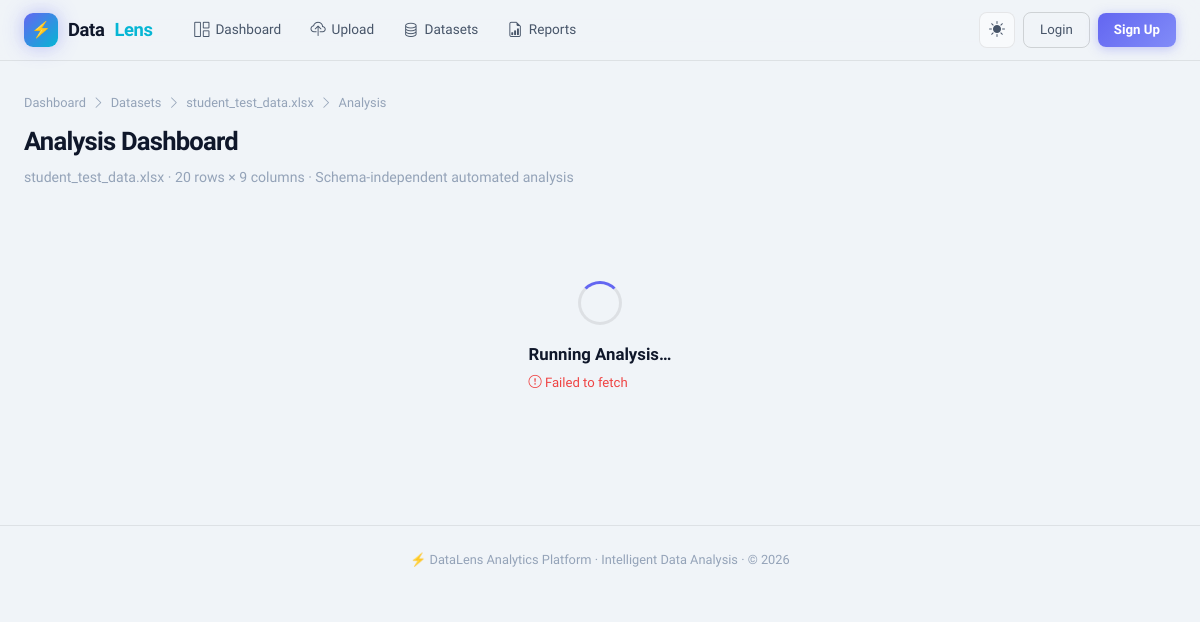
Screenshot of /analyze/1 with the database file from the repository.
### app.py (models this page shows)
class Dataset(db.Model):
    id          = db.Column(db.Integer, primary_key=True)
    uid         = db.Column(db.String(36), unique=True, default=lambda: str(uuid.uuid4()))
    name        = db.Column(db.String(255), nullable=False)
    file_type   = db.Column(db.String(20))
    num_rows    = db.Column(db.Integer)
    num_cols    = db.Column(db.Integer)
    file_size   = db.Column(db.Float)          # MB
    file_path   = db.Column(db.String(512))
    description = db.Column(db.Text, default='')
    uploaded_at = db.Column(db.DateTime, default=datetime.utcnow)
    user_id     = db.Column(db.Integer, db.ForeignKey('user.id'), nullable=True)
    reports     = db.relationship('Report', backref='dataset', lazy=True, cascade='all,delete-orphan')

### app.py (the view)
@app.route('/analyze/<int:dataset_id>')
def analyze(dataset_id):
    user = current_user()
    dataset = db.session.get(Dataset, dataset_id)
    if not dataset:
        flash('Dataset not found.', 'error')
        return redirect(url_for('datasets'))
    return render_template('analyze.html', dataset=dataset, user=user)

### app.py (called while the page is built)
def current_user():
    uid = session.get('user_id')
    return db.session.get(User, uid) if uid else None

### templates/analyze.html (shortened to what this page needs)
{% extends 'base.html' %}
{% block content %}
<div class="page-header">
  <div class="breadcrumb">
    <a href="/">Dashboard</a><i class="bi bi-chevron-right"></i>
    <a href="/datasets">Datasets</a><i class="bi bi-chevron-right"></i>
    <a href="/preview/{{ dataset.id }}">{{ dataset.name }}</a><i class="bi bi-chevron-right"></i>
    <span>Analysis</span>
  </div>
  <div class="flex-between flex-wrap gap-md">
    <div>
      <h1 class="page-title">Analysis Dashboard</h1>
      <p class="page-sub">{{ dataset.name }} · {{ '{:,}'.format(dataset.num_rows) }} rows × {{ dataset.num_cols }} columns · Schema-independent automated analysis</p>
    </div>
  </div>
</div>
<div id="loadingState">
  <div class="loading-state">
    <div class="spinner"></div>
    <div>
      <div class="font-bold" style="font-size:1.05rem;margin-bottom:4px">Running Analysis…</div>
      <div class="text-muted text-sm" id="loadMsg">Detecting schema and column types</div>
    </div>
    <div style="width:280px">
      <div class="progress-wrap" style="height:4px"><div class="progress-bar" id="loadBar" style="width:0%;height:4px;background:linear-gradient(90deg,var(--indigo),var(--cyan));border-radius:99px;transition:width .4s ease"></div></div>
    </div>
  </div>
</div>
{% endblock %}

### templates/base.html (style rules this page uses)
:root { --font: 'Sora', sans-serif; --mono: 'JetBrains Mono', monospace; --indigo: #6366f1; --indigo-light:#818cf8; --indigo-dim: rgba(99,102,241,0.12); --cyan: #06b6d4; --cyan-dim: rgba(6,182,212,0.12); --emerald: #10b981; --emerald-dim: rgba(16,185,129,0.12); --amber: #f59e0b; --amber-dim: rgba(245,158,11,0.12); --rose: #ef4444; --rose-dim: rgba(239,68,68,0.12); --violet: #8b5cf6; }
[data-theme="light"] { --bg: #f0f4f8; --bg2: #e8edf4; --surface: #ffffff; --surface2: #f8fafc; --surface3: #f1f5f9; --border: rgba(0,0,0,0.08); --border2: rgba(0,0,0,0.14); --text: #0f172a; --text2: #475569; --text3: #94a3b8; --shadow: 0 2px 12px rgba(0,0,0,0.08); --shadow-lg:0 6px 32px rgba(0,0,0,0.12); --plotly-bg: rgba(255,255,255,0); --navbar-bg: rgba(240,244,248,0.92); --card-hover-border: rgba(99,102,241,0.4); }
*, *::before, *::after { box-sizing: border-box; margin: 0; padding: 0; }
html { scroll-behavior: smooth; }
body { font-family: var(--font); background: var(--bg); color: var(--text); min-height: 100vh; line-height: 1.6; transition: background 0.25s ease, color 0.25s ease; -webkit-font-smoothing: antialiased; }
a { color: inherit; text-decoration: none; }
.page-header { margin-bottom: 1.75rem; }
.page-title { font-size: 1.6rem; font-weight: 800; letter-spacing: -0.03em; }
.page-sub { color: var(--text3); font-size: 0.88rem; margin-top: 4px; }
.breadcrumb { display: flex; align-items: center; gap: 6px; margin-bottom: 8px; font-size: 0.8rem; color: var(--text3); }
.breadcrumb a { color: var(--text3); transition: color 0.15s; }
.flex-between { display: flex; align-items: center; justify-content: space-between; }
.flex-wrap { flex-wrap: wrap; }
.gap-md { gap: 1rem; }
.spinner { width: 44px; height: 44px; border: 3px solid var(--border); border-top-color: var(--indigo); border-radius: 50%; animation: spin 0.8s linear infinite; }
.loading-state { display: flex; flex-direction: column; align-items: center; justify-content: center; gap: 1rem; padding: 4rem; }
.text-muted { color: var(--text3) !important; }
.text-sm { font-size: 0.82rem; }
.font-bold { font-weight: 700; }

### rows the page displays
Dataset: name "student_test_data.xlsx", num_rows "20", num_cols "9"
